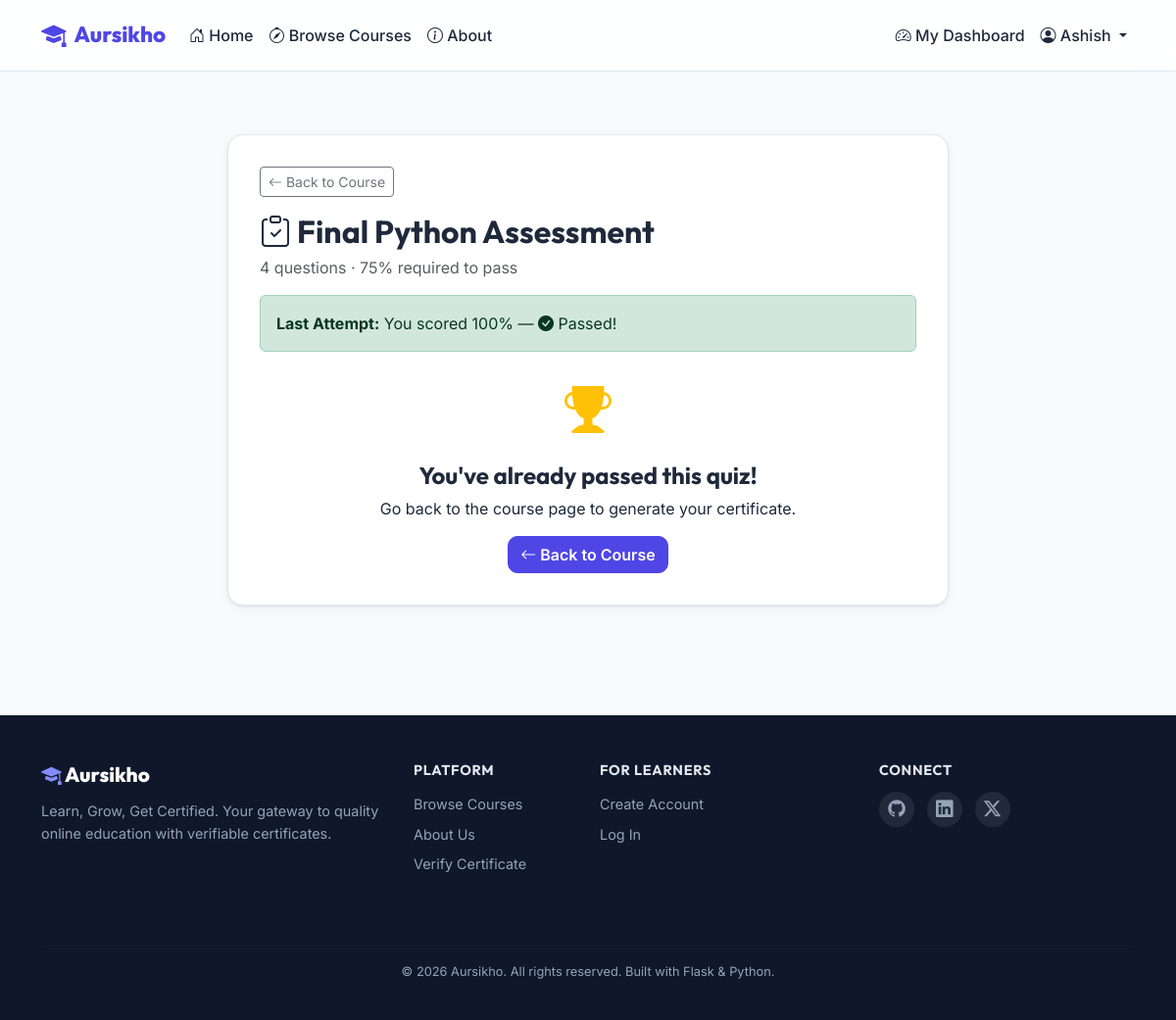
Page /course/1/quiz/1 (signed in) on the committed database.
### app/models.py (models this page shows, shortened)
class User(UserMixin, db.Model):
    __tablename__ = 'users'
    id = db.Column(db.Integer, primary_key=True)
    username = db.Column(db.String(64), unique=True, nullable=False, index=True)
    email = db.Column(db.String(120), unique=True, nullable=False, index=True)
    password_hash = db.Column(db.String(256), nullable=False)
    role = db.Column(db.String(20), nullable=False, default='student')  # student, instructor, admin
    full_name = db.Column(db.String(128), nullable=False)
    bio = db.Column(db.Text, default='')
    avatar = db.Column(db.String(256), default='default.png')
    created_at = db.Column(db.DateTime, default=lambda: datetime.now(timezone.utc))
    courses_teaching = db.relationship('Course', backref='instructor', lazy='dynamic')
    enrollments = db.relationship('Enrollment', backref='student', lazy='dynamic')
    certificates = db.relationship('Certificate', backref='student', lazy='dynamic')
    def get_enrollment(self, course):
        return self.enrollments.filter_by(course_id=course.id).first()
    @property
    def is_student(self):
        return self.role == 'student'

class Quiz(db.Model):
    __tablename__ = 'quizzes'
    id = db.Column(db.Integer, primary_key=True)
    course_id = db.Column(db.Integer, db.ForeignKey('courses.id'), nullable=False)
    title = db.Column(db.String(200), nullable=False)
    passing_score = db.Column(db.Integer, default=60)  # Percentage needed to pass
    questions = db.relationship('QuizQuestion', backref='quiz', lazy='dynamic',
                                cascade='all, delete-orphan')
    attempts = db.relationship('QuizAttempt', backref='quiz', lazy='dynamic',
                               cascade='all, delete-orphan')
    @property
    def total_questions(self):
        return self.questions.count()

class QuizAttempt(db.Model):
    __tablename__ = 'quiz_attempts'
    id = db.Column(db.Integer, primary_key=True)
    enrollment_id = db.Column(db.Integer, db.ForeignKey('enrollments.id'), nullable=False)
    quiz_id = db.Column(db.Integer, db.ForeignKey('quizzes.id'), nullable=False)
    score = db.Column(db.Integer, default=0)  # Percentage score
    passed = db.Column(db.Boolean, default=False)
    attempted_at = db.Column(db.DateTime, default=lambda: datetime.now(timezone.utc))

### app/routes/courses.py (the view)
@courses_bp.route('/course/<int:course_id>/quiz/<int:quiz_id>')
@login_required
def take_quiz(course_id, quiz_id):
    course = Course.query.get_or_404(course_id)
    quiz = Quiz.query.get_or_404(quiz_id)
    if quiz.course_id != course.id:
        abort(404)
    enrollment = current_user.get_enrollment(course)
    if not enrollment:
        flash('You must be enrolled to take quizzes.', 'warning')
        return redirect(url_for('courses.detail', course_id=course_id))
    if enrollment.progress_percentage < 100:
        flash('Please complete all lessons before taking the quiz.', 'warning')
        return redirect(url_for('courses.detail', course_id=course_id))
    questions = quiz.questions.all()
    previous_attempt = QuizAttempt.query.filter_by(
        enrollment_id=enrollment.id, quiz_id=quiz.id).order_by(
        QuizAttempt.attempted_at.desc()).first()
    return render_template('courses/quiz.html', course=course, quiz=quiz,
                           questions=questions, enrollment=enrollment,
                           previous_attempt=previous_attempt, title=f'Quiz: {quiz.title}')

### app/models.py (called while the page is built)
    @property
    def total_lessons(self):
        return self.lessons.count()

    @property
    def progress_percentage(self):
        total = self.course.total_lessons
        if total == 0:
            return 0
        completed_count = self.lesson_progress.filter_by(completed=True).count()
        return int((completed_count / total) * 100)

### app/templates/courses/quiz.html
{% extends "base.html" %}
{% block content %}
<section class="quiz-page">
    <div class="container">
        <div class="row justify-content-center">
            <div class="col-lg-8">
                <div class="quiz-card">
                    <div class="quiz-header">
                        <a href="{{ url_for('courses.detail', course_id=course.id) }}" class="btn btn-sm btn-outline-secondary mb-3">
                            <i class="bi bi-arrow-left"></i> Back to Course
                        </a>
                        <h2><i class="bi bi-clipboard-check"></i> {{ quiz.title }}</h2>
                        <p class="text-muted">{{ quiz.total_questions }} questions · {{ quiz.passing_score }}% required to pass</p>
                    </div>
                    {% if previous_attempt %}
                    <div class="alert alert-{% if previous_attempt.passed %}success{% else %}warning{% endif %} mt-3">
                        <strong>Last Attempt:</strong> You scored {{ previous_attempt.score }}%
                        {% if previous_attempt.passed %}
                        — <i class="bi bi-check-circle-fill"></i> Passed!
                        {% else %}
                        — You need {{ quiz.passing_score }}% to pass. Try again!
                        {% endif %}
                    </div>
                    {% endif %}
                    {% if not previous_attempt or not previous_attempt.passed %}
                    <form method="POST" action="{{ url_for('courses.submit_quiz', course_id=course.id, quiz_id=quiz.id) }}" id="quizForm">
                        <input type="hidden" name="csrf_token" value="{{ csrf_token() }}">
                        {% for question in questions %}
                        <div class="question-card">
                            <h5 class="question-number">Question {{ loop.index }}</h5>
                            <p class="question-text">{{ question.question_text }}</p>
                            <div class="options-list">
                                <label class="option-item">
                                    <input type="radio" name="question_{{ question.id }}" value="a" required>
                                    <span class="option-label">A</span>
                                    <span class="option-text">{{ question.option_a }}</span>
                                </label>
                                <label class="option-item">
                                    <input type="radio" name="question_{{ question.id }}" value="b">
                                    <span class="option-label">B</span>
                                    <span class="option-text">{{ question.option_b }}</span>
                                </label>
                                <label class="option-item">
                                    <input type="radio" name="question_{{ question.id }}" value="c">
                                    <span class="option-label">C</span>
                                    <span class="option-text">{{ question.option_c }}</span>
                                </label>
                                <label class="option-item">
                                    <input type="radio" name="question_{{ question.id }}" value="d">
                                    <span class="option-label">D</span>
                                    <span class="option-text">{{ question.option_d }}</span>
                                </label>
                            </div>
                        </div>
                        {% endfor %}
                        <div class="quiz-submit mt-4">
                            <button type="submit" class="btn btn-primary btn-lg w-100">
                                <i class="bi bi-send"></i> Submit Quiz
                            </button>
                        </div>
                    </form>
                    {% else %}
                    <div class="text-center mt-4">
                        <i class="bi bi-trophy-fill text-warning" style="font-size: 3rem;"></i>
                        <h4 class="mt-3">You've already passed this quiz!</h4>
                        <p>Go back to the course page to generate your certificate.</p>
                        <a href="{{ url_for('courses.detail', course_id=course.id) }}" class="btn btn-primary">
                            <i class="bi bi-arrow-left"></i> Back to Course
                        </a>
                    </div>
                    {% endif %}
                </div>
            </div>
        </div>
    </div>
</section>
{% endblock %}

### app/templates/base.html (shortened to what this page needs)
<!DOCTYPE html>
<html lang="en" data-bs-theme="light">
<head>
    <link href="https://cdn.jsdelivr.net/npm/bootstrap@5.3.3/dist/css/bootstrap.min.css" rel="stylesheet">
    <link href="https://cdn.jsdelivr.net/npm/bootstrap-icons@1.11.3/font/bootstrap-icons.min.css" rel="stylesheet">
    <link rel="stylesheet" href="{{ url_for('static', filename='css/style.css') }}">
</head>
<body>
    <nav class="navbar navbar-expand-lg sticky-top" id="mainNavbar">
        <div class="container">
            <a class="navbar-brand" href="{{ url_for('main.home') }}">
                <i class="bi bi-mortarboard-fill brand-icon"></i>
                <span class="brand-text">Aursikho</span>
            </a>
            <div class="collapse navbar-collapse" id="navbarContent">
                <ul class="navbar-nav me-auto mb-2 mb-lg-0">
                    <li class="nav-item">
                        <a class="nav-link" href="{{ url_for('main.home') }}">
                            <i class="bi bi-house-door"></i> Home
                        </a>
                    </li>
                    <li class="nav-item">
                        <a class="nav-link" href="{{ url_for('main.browse') }}">
                            <i class="bi bi-compass"></i> Browse Courses
                        </a>
                    </li>
                    <li class="nav-item">
                        <a class="nav-link" href="{{ url_for('main.about') }}">
                            <i class="bi bi-info-circle"></i> About
                        </a>
                    </li>
                </ul>
                <ul class="navbar-nav ms-auto">
                    {% if current_user.is_authenticated %}
                        {% if current_user.is_student %}
                        <li class="nav-item">
                            <a class="nav-link" href="{{ url_for('student.dashboard') }}">
                                <i class="bi bi-speedometer2"></i> My Dashboard
                            </a>
                        </li>
                        {% elif current_user.is_instructor %}
                        <li class="nav-item">
                            <a class="nav-link" href="{{ url_for('instructor.dashboard') }}">
                                <i class="bi bi-speedometer2"></i> Instructor Panel
                            </a>
                        </li>
                        {% elif current_user.is_admin %}
                        <li class="nav-item">
                            <a class="nav-link" href="{{ url_for('admin.panel') }}">
                                <i class="bi bi-shield-lock"></i> Admin Panel
                            </a>
                        </li>
                        {% endif %}
                        <li class="nav-item dropdown">
                            <a class="nav-link dropdown-toggle" href="#" role="button"
                               data-bs-toggle="dropdown" aria-expanded="false">
                                <i class="bi bi-person-circle"></i> {{ current_user.full_name }}
                            </a>
                        </li>
                    {% endif %}
                </ul>
            </div>
        </div>
    </nav>
    <main class="main-content">
        {% block content %}{% endblock %}
    </main>
    <footer class="site-footer">
        <div class="container">
            <div class="row">
                <div class="col-md-4 mb-4">
                    <h5 class="footer-brand">
                        <i class="bi bi-mortarboard-fill"></i> Aursikho
                    </h5>
                    <p class="footer-description">
                        Learn, Grow, Get Certified. Your gateway to quality online education with verifiable certificates.
                    </p>
                </div>
                <div class="col-md-2 mb-4">
                    <h6 class="footer-heading">Platform</h6>
                    <ul class="footer-links">
                        <li><a href="{{ url_for('main.browse') }}">Browse Courses</a></li>
                        <li><a href="{{ url_for('main.about') }}">About Us</a></li>
                        <li><a href="{{ url_for('certificate.verify_page') }}">Verify Certificate</a></li>
                    </ul>
                </div>
                <div class="col-md-3 mb-4">
                    <h6 class="footer-heading">For Learners</h6>
                    <ul class="footer-links">
                        <li><a href="{{ url_for('auth.register') }}">Create Account</a></li>
                        <li><a href="{{ url_for('auth.login') }}">Log In</a></li>
                    </ul>
                </div>
                <div class="col-md-3 mb-4">
                    <h6 class="footer-heading">Connect</h6>
                    <div class="footer-social">
                        <a href="#"><i class="bi bi-github"></i></a>
                        <a href="#"><i class="bi bi-linkedin"></i></a>
                        <a href="#"><i class="bi bi-twitter-x"></i></a>
                    </div>
                </div>
            </div>
            <hr class="footer-divider">
            <div class="footer-bottom">
                <p>&copy; 2026 Aursikho. All rights reserved. Built with Flask &amp; Python.</p>
            </div>
        </div>
    </footer>
</body>
</html>

### app/static/css/style.css (style rules this page uses)
:root { --primary: #4f46e5; --primary-light: #818cf8; --primary-dark: #3730a3; --accent: #06b6d4; --success: #10b981; --warning: #f59e0b; --danger: #ef4444; --bg: #f8fafc; --bg-card: #ffffff; --text: #1e293b; --text-muted: #64748b; --border: #e2e8f0; --shadow: 0 1px 3px rgba(0,0,0,.08), 0 4px 12px rgba(0,0,0,.04); --shadow-lg: 0 4px 24px rgba(0,0,0,.1); --radius: 16px; --radius-sm: 10px; --font: 'Inter', system-ui, sans-serif; --font-display: 'Outfit', 'Inter', sans-serif; --gradient: linear-gradient(135deg, var(--primary), var(--accent)); }
* { box-sizing: border-box; }
body { font-family: var(--font); background: var(--bg); color: var(--text); }
h1,h2,h3,h4,h5,h6 { font-family: var(--font-display); font-weight: 700; }
#mainNavbar { background: rgba(255,255,255,.85); backdrop-filter: blur(16px); border-bottom: 1px solid var(--border); padding: .75rem 0; z-index: 1000; transition: box-shadow .3s; }
.navbar-brand { display: flex; align-items: center; gap: .5rem; font-family: var(--font-display); font-weight: 800; font-size: 1.4rem; color: var(--primary) !important; }
.brand-icon { font-size: 1.6rem; }
.nav-link { font-weight: 500; color: var(--text) !important; transition: color .2s; }
.btn-primary { background: var(--primary); border-color: var(--primary); border-radius: var(--radius-sm); font-weight: 600; transition: transform .15s, box-shadow .15s; }
.quiz-page { padding: 3rem 0; }
.quiz-card { background: var(--bg-card); border-radius: var(--radius); padding: 2rem; box-shadow: var(--shadow); border: 1px solid var(--border); }
.quiz-header h2 { margin-bottom: .3rem; }
.site-footer { background: #0f172a; color: #94a3b8; padding: 3rem 0 1.5rem; margin-top: 4rem; }
.footer-brand { color: #fff; font-family: var(--font-display); font-weight: 800; font-size: 1.3rem; margin-bottom: .8rem; }
.footer-brand i { color: var(--primary-light); }
.footer-description { font-size: .9rem; line-height: 1.6; }
.footer-heading { color: #e2e8f0; font-size: .9rem; font-weight: 700; margin-bottom: .8rem; text-transform: uppercase; letter-spacing: .05em; }
.footer-links { list-style: none; padding: 0; }
.footer-links li { margin-bottom: .4rem; }
.footer-links a { color: #94a3b8; text-decoration: none; font-size: .9rem; transition: color .2s; }
.footer-social { display: flex; gap: .8rem; }
.footer-social a { width: 36px; height: 36px; background: rgba(255,255,255,.08); border-radius: 50%; display: flex; align-items: center; justify-content: center; color: #94a3b8; font-size: 1.1rem; transition: background .2s, color .2s; text-decoration: none; }
.footer-divider { border-color: rgba(255,255,255,.08); margin: 2rem 0 1rem; }
.footer-bottom { text-align: center; font-size: .8rem; }

### rows in the picture
User: full_name "Ashish"
Quiz: title "Final Python Assessment", passing_score "75"
QuizAttempt: score "100"

### other values in the picture
{{ quiz.total_questions }} "4"
